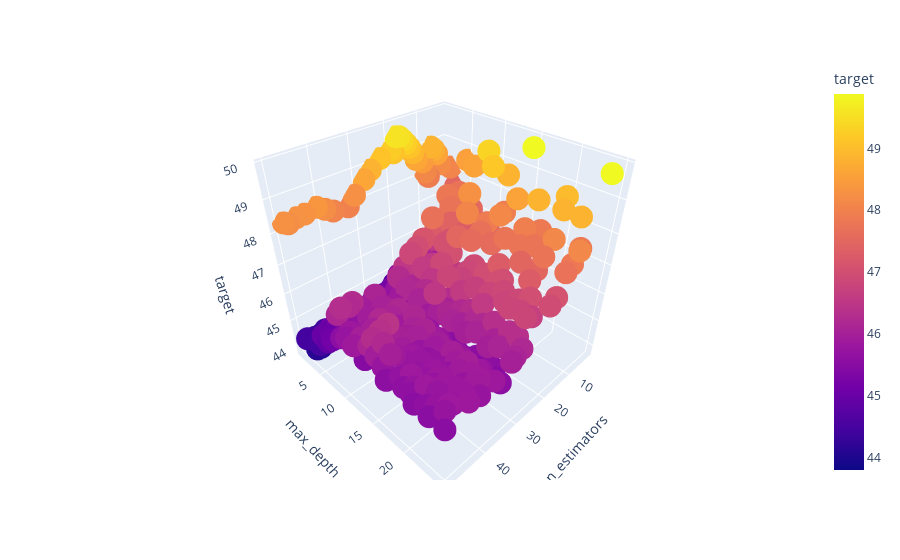

The notebook cell saved with this chart:
### Code cell
px.scatter_3d(df1, x = "n_estimators", y = "max_depth", z = "target", color = "target")

### Figure 1 — Plotly figure (JSON) as saved in the notebook; plotly's stock layout.template omitted (floating-point values rounded to 4 significant figures; data arrays with more than 128 entries replaced by an {"elided": "..."} marker saying what was removed)
{"data": [{"hovertemplate": "n_estimators=%{x}<br>max_depth=%{y}<br>target=%{marker.color}<extra></extra>", "legendgroup": "", "marker": {"color": {"elided": "693 float values"}, "coloraxis": "coloraxis", "symbol": "circle"}, "mode": "markers", "name": "", "scene": "scene", "showlegend": false, "type": "scatter3d", "x": {"elided": "693 int values"}, "y": {"elided": "693 int values"}, "z": {"elided": "693 float values"}}], "layout": {"coloraxis": {"colorbar": {"title": {"text": "target"}}, "colorscale": [[0, "#0d0887"], [0.1111, "#46039f"], [0.2222, "#7201a8"], [0.3333, "#9c179e"], [0.4444, "#bd3786"], [0.5556, "#d8576b"], [0.6667, "#ed7953"], [0.7778, "#fb9f3a"], [0.8889, "#fdca26"], [1, "#f0f921"]]}, "legend": {"tracegroupgap": 0}, "margin": {"t": 60}, "scene": {"domain": {"x": [0, 1], "y": [0, 1]}, "xaxis": {"title": {"text": "n_estimators"}}, "yaxis": {"title": {"text": "max_depth"}}, "zaxis": {"title": {"text": "target"}}}}}
